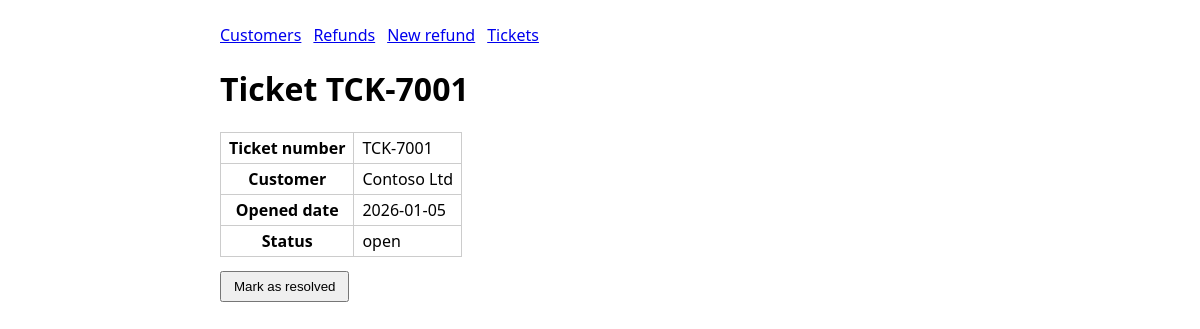
Page /tickets/1 (signed in) on the committed database.
### tables this page shows
CREATE TABLE tickets(
        id INTEGER PRIMARY KEY AUTOINCREMENT, ticket_number TEXT UNIQUE, customer TEXT,
        opened_date TEXT, status TEXT DEFAULT 'open');

### sandbox/app.py (the view)
@app.route("/tickets/<int:ticket_id>")
@login_required
def ticket_detail(ticket_id):
    row = db().execute("SELECT * FROM tickets WHERE id=?", (ticket_id,)).fetchone()
    if not row:
        abort(404)
    return render_template("ticket_detail.html", r=row)

### sandbox/app.py (called while the page is built)
def db():
    if "db" not in g:
        g.db = sqlite3.connect(DB)
        g.db.row_factory = sqlite3.Row
    return g.db

def login_required(fn):
    @wraps(fn)
    def wrapper(*a, **kw):
        if not session.get("user"):
            return redirect(url_for("login"))
        return fn(*a, **kw)
    return wrapper

### sandbox/templates/ticket_detail.html
{% extends "base.html" %}{% block body %}<h1>Ticket {{ r.ticket_number }}</h1>
<table>
<tr><th>Ticket number</th><td id="f-ticket_number">{{ r.ticket_number }}</td></tr>
<tr><th>Customer</th><td id="f-customer">{{ r.customer }}</td></tr>
<tr><th>Opened date</th><td id="f-opened_date">{{ r.opened_date }}</td></tr>
<tr><th>Status</th><td id="f-status">{{ r.status }}</td></tr></table>
{% if r.status == 'open' %}<form method="post" action="/tickets/{{ r.id }}/resolve"><button type="submit" data-role="submit-record">Mark as resolved</button></form>{% endif %}{% endblock %}

### sandbox/templates/base.html (style rules this page uses)
body { font-family:system-ui,sans-serif;max-width:760px;margin:24px auto;padding:0 12px }
button { margin-top:14px;padding:6px 12px }
table { border-collapse:collapse }
td,th { border:1px solid #ccc;padding:4px 8px }

### rows in the picture
tickets: ticket_number "TCK-7001", customer "Contoso Ltd", opened_date "2026-01-05", status "open"
